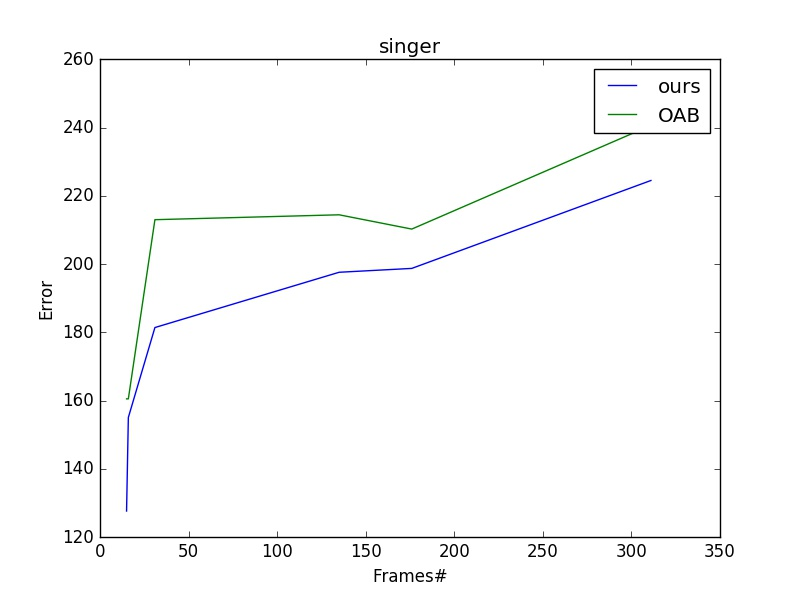

This chart was generated by the following Python code:
import numpy as np
import matplotlib.pyplot as plt
a = np.loadtxt('singer.txt')

fig = plt.figure()
plt.plot(a[:,0], a[:,1], label='ours')
plt.plot(a[:,0], (a[:,2]), label='OAB')
plt.xlabel("Frames#")
plt.ylabel("Error")
plt.title('singer')
plt.legend()
plt.show()
fig.savefig('singer.jpg')